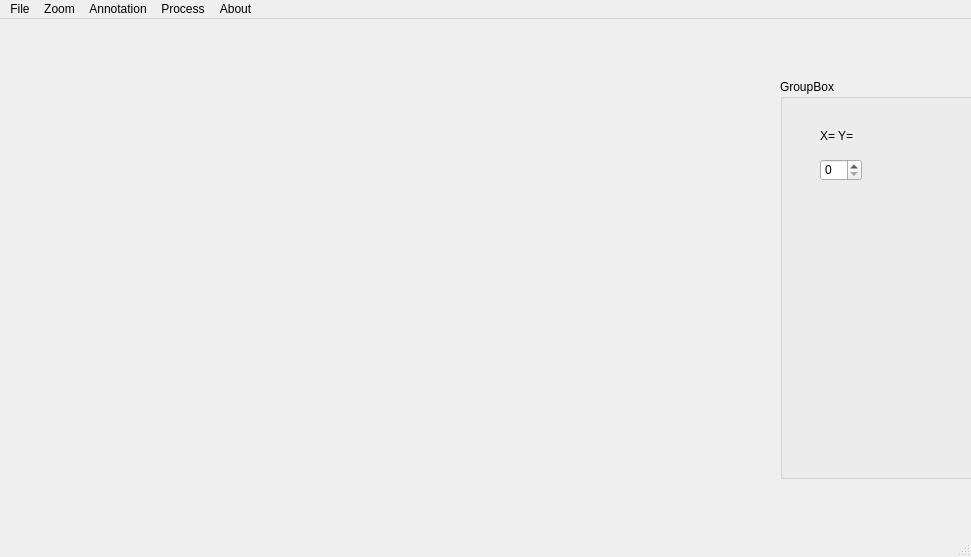
<?xml version="1.0" encoding="UTF-8"?>
<ui version="4.0">
 <class>MainWindow</class>
 <widget class="QMainWindow" name="MainWindow">
  <property name="geometry">
   <rect>
    <x>0</x>
    <y>0</y>
    <width>971</width>
    <height>557</height>
   </rect>
  </property>
  <property name="mouseTracking">
   <bool>true</bool>
  </property>
  <property name="acceptDrops">
   <bool>true</bool>
  </property>
  <property name="windowTitle">
   <string>MainWindow</string>
  </property>
  <widget class="QWidget" name="centralWidget">
   <widget class="QLabel" name="lbl_image">
    <property name="geometry">
     <rect>
      <x>0</x>
      <y>0</y>
      <width>400</width>
      <height>400</height>
     </rect>
    </property>
    <property name="maximumSize">
     <size>
      <width>800</width>
      <height>600</height>
     </size>
    </property>
    <property name="text">
     <string/>
    </property>
   </widget>
   <widget class="QGroupBox" name="lbl_mousepos">
    <property name="geometry">
     <rect>
      <x>780</x>
      <y>60</y>
      <width>400</width>
      <height>400</height>
     </rect>
    </property>
    <property name="title">
     <string>GroupBox</string>
    </property>
    <widget class="QLabel" name="label">
     <property name="geometry">
      <rect>
       <x>40</x>
       <y>50</y>
       <width>47</width>
       <height>13</height>
      </rect>
     </property>
     <property name="text">
      <string>X= Y=</string>
     </property>
    </widget>
    <widget class="QSpinBox" name="xposspin">
     <property name="geometry">
      <rect>
       <x>40</x>
       <y>80</y>
       <width>42</width>
       <height>22</height>
      </rect>
     </property>
    </widget>
   </widget>
  </widget>
  <widget class="QMenuBar" name="menuBar">
   <property name="geometry">
    <rect>
     <x>0</x>
     <y>0</y>
     <width>971</width>
     <height>21</height>
    </rect>
   </property>
   <widget class="QMenu" name="menuFile">
    <property name="title">
     <string>File</string>
    </property>
    <addaction name="actionOpen"/>
    <addaction name="actionSave_Annotation"/>
    <addaction name="actionSave_Image"/>
    <addaction name="actionSave_Distribution"/>
    <addaction name="actionSave_Cell_Distribution"/>
    <addaction name="actionSave_All"/>
    <addaction name="separator"/>
    <addaction name="actionSave_State"/>
    <addaction name="actionLoad_State"/>
    <addaction name="separator"/>
    <addaction name="actionCell_Param_Settings"/>
   </widget>
   <widget class="QMenu" name="menuZoom">
    <property name="title">
     <string>Zoom</string>
    </property>
    <addaction name="actionZoom_In"/>
    <addaction name="actionZoom_Out"/>
    <addaction name="separator"/>
    <addaction name="actionZoom_Overview"/>
   </widget>
   <widget class="QMenu" name="menuAnnotation">
    <property name="title">
     <string>Annotation</string>
    </property>
    <addaction name="actionPoly"/>
    <addaction name="actionDivide_section"/>
    <addaction name="separator"/>
    <addaction name="actionReference_Brightness"/>
    <addaction name="actionReference_Axis"/>
    <addaction name="actionRelative_X0"/>
    <addaction name="actionRelative_X100"/>
    <addaction name="separator"/>
    <addaction name="actionSettings"/>
   </widget>
   <widget class="QMenu" name="menuProcess">
    <property name="title">
     <string>Process</string>
    </property>
    <addaction name="actionExt_H_Mins_Find_Cells"/>
    <addaction name="actionSDA_Find_Cells"/>
    <addaction name="actionNegative"/>
    <addaction name="actionOption_Window"/>
    <addaction name="actionTop_Hat"/>
   </widget>
   <widget class="QMenu" name="menuAbout">
    <property name="title">
     <string>About</string>
    </property>
   </widget>
   <addaction name="menuFile"/>
   <addaction name="menuZoom"/>
   <addaction name="menuAnnotation"/>
   <addaction name="menuProcess"/>
   <addaction name="menuAbout"/>
  </widget>
  <widget class="QStatusBar" name="statusBar"/>
  <action name="actionPoli">
   <property name="text">
    <string>Poli</string>
   </property>
  </action>
  <action name="actionOpen">
   <property name="text">
    <string>Open</string>
   </property>
  </action>
  <action name="actionSave_Annotation">
   <property name="text">
    <string>Save Annotation</string>
   </property>
  </action>
  <action name="actionSave_Image">
   <property name="text">
    <string>Save Image</string>
   </property>
  </action>
  <action name="actionSave_Distribution">
   <property name="text">
    <string>Save Distribution</string>
   </property>
  </action>
  <action name="actionSave_Cell_Distribution">
   <property name="text">
    <string>Save Cell Distribution</string>
   </property>
  </action>
  <action name="actionSave_All">
   <property name="text">
    <string>Save All</string>
   </property>
  </action>
  <action name="actionSave_State">
   <property name="text">
    <string>Save State</string>
   </property>
  </action>
  <action name="actionLoad_State">
   <property name="text">
    <string>Load State</string>
   </property>
  </action>
  <action name="actionCell_Param_Settings">
   <property name="text">
    <string>Cell Param Settings</string>
   </property>
  </action>
  <action name="actionZoom_In">
   <property name="text">
    <string>Zoom In</string>
   </property>
  </action>
  <action name="actionZoom_Out">
   <property name="text">
    <string>Zoom Out</string>
   </property>
  </action>
  <action name="actionZoom_Overview">
   <property name="text">
    <string>Zoom Overview</string>
   </property>
  </action>
  <action name="actionPoly">
   <property name="text">
    <string>Poly</string>
   </property>
  </action>
  <action name="actionDivide_section">
   <property name="text">
    <string>Divide section</string>
   </property>
  </action>
  <action name="actionReference_Brightness">
   <property name="text">
    <string>Reference Brightness</string>
   </property>
  </action>
  <action name="actionReference_Axis">
   <property name="text">
    <string>Reference Axis</string>
   </property>
  </action>
  <action name="actionRelative_X0">
   <property name="text">
    <string>Relative X0</string>
   </property>
  </action>
  <action name="actionRelative_X100">
   <property name="text">
    <string>Relative X100</string>
   </property>
  </action>
  <action name="actionSettings">
   <property name="text">
    <string>Settings</string>
   </property>
  </action>
  <action name="actionExt_H_Mins_Find_Cells">
   <property name="text">
    <string>Ext-H-Mins Find Cells</string>
   </property>
  </action>
  <action name="actionSDA_Find_Cells">
   <property name="text">
    <string>SDA Find Cells</string>
   </property>
  </action>
  <action name="actionNegative">
   <property name="checkable">
    <bool>true</bool>
   </property>
   <property name="checked">
    <bool>false</bool>
   </property>
   <property name="text">
    <string>Negative</string>
   </property>
  </action>
  <action name="actionOption_Window">
   <property name="text">
    <string>Option Window</string>
   </property>
  </action>
  <action name="actionTop_Hat">
   <property name="text">
    <string>Top-Hat</string>
   </property>
  </action>
  <action name="actionDelete_Vertex">
   <property name="text">
    <string>Delete_Vertex</string>
   </property>
  </action>
  <action name="actionColor">
   <property name="text">
    <string>color</string>
   </property>
  </action>
 </widget>
 <layoutdefault spacing="6" margin="11"/>
 <resources/>
 <connections/>
</ui>
